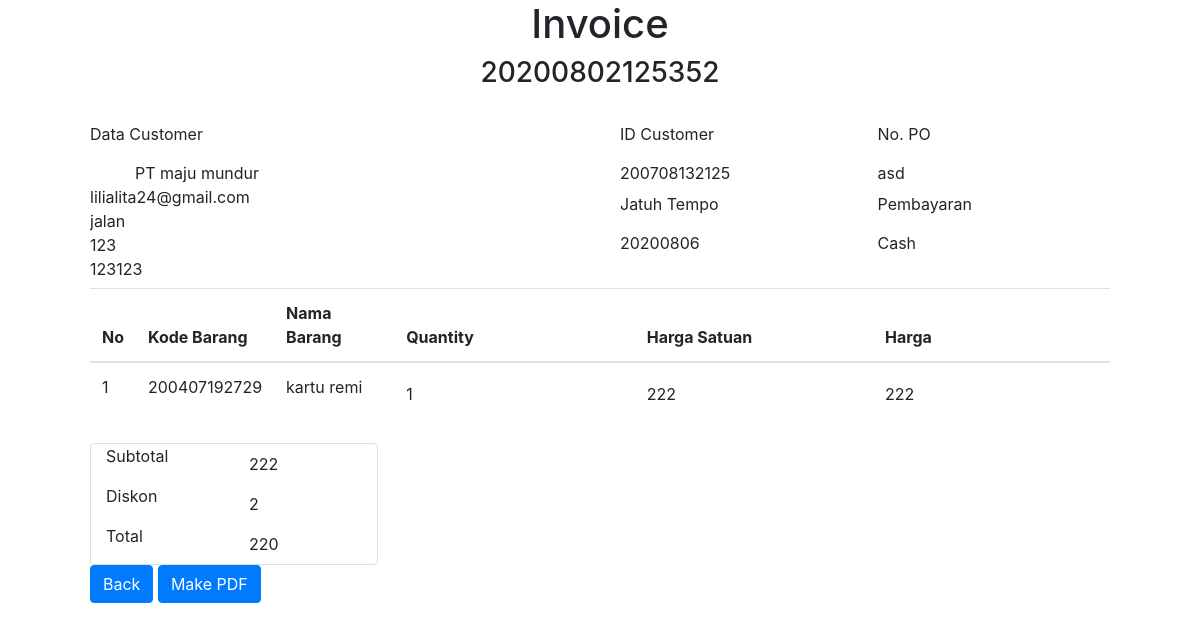
Screenshot of /transaksidetail.php?idtransaksi=20200802125352 with the database file from the repository.
### tables this page shows
CREATE TABLE `customer` (
  `idcustomer` varchar(12) NOT NULL,
  `nama` varchar(40) NOT NULL,
  `email` varchar(40) NOT NULL,
  `alamat` varchar(50) NOT NULL,
  `telepon` varchar(15) NOT NULL,
  `npwp` varchar(30) DEFAULT NULL
);

CREATE TABLE `transaksi` (
  `idtransaksi` varchar(14) NOT NULL,
  `idcustomer` varchar(12) NOT NULL,
  `jatuhtempo` varchar(14) NOT NULL,
  `nopo` varchar(12) NOT NULL,
  `pembayaran` varchar(6) NOT NULL,
  `produk` text NOT NULL,
  `subtotal` int(11) NOT NULL,
  `diskon` int(11) NOT NULL,
  `status` int(1) NOT NULL
);

### transaksidetail.php (the view, shortened to what this page needs)
<!doctype html>
<html lang="en">
  <head>
    <link rel="stylesheet" href="css/bootstrap.min.css">
  </head>
  <body>
	<div class="container" style="padding-left:5%; padding-right:5%;">
	<center><h1>Invoice</h1></center>
    <?php
        require('config.php');
        if( isset($_GET["idtransaksi"]) ){
            $idtransaksi = $_GET["idtransaksi"];
			echo'<center><h3>'.$idtransaksi.'</h3><br></center>';
            $con = new mysqli($host, $dbid, $dbpass, $dbname);
            $stmt = $con->prepare( "SELECT * FROM transaksi Where idtransaksi = ? " );
            $stmt->bind_param("s", $idtransaksi ); $stmt->execute();
            $result = $stmt->get_result();
            while($row = mysqli_fetch_assoc($result)) {
                $idcustomer = strval($row["idcustomer"]);
                $jatuhtempo = $row["jatuhtempo"];
                $nopo = $row["nopo"];
                $pembayaran = $row["pembayaran"];
                $produk = json_decode( $row["produk"] );
                $subtotal = $row["subtotal"];
                $diskon = $row["diskon"];
            }
        }else{
            echo "<script language='javascript'>alert('ID tidak ditemukan');window.location.href = 'index.php';</script>";
        }
    ?>
    <div class="form-row">
        <div class="col-6">
        <label for="exampleInputText">Data Customer</label>
          <textarea id="nama" class="form-control-plaintext" rows="5" cols="40" readonly style="resize:none;">
          <?php
          $stmt = $con->prepare( "SELECT * FROM customer Where idcustomer = ? " );
          $stmt->bind_param("s", $idcustomer );$stmt->execute();
          $result = $stmt->get_result();
          while($row = mysqli_fetch_assoc($result)) {
              echo $row["nama"]."\n";
              echo $row["email"]."\n";
              echo $row["alamat"]."\n";
              echo $row["telepon"]."\n";
              echo $row["npwp"];
          }
          ?>
          </textarea>
        </div>
        <div class="col-3">
          <div class="col">
            <label for="exampleInputText">ID Customer</label>
            <input type="number" name="jatuhtempo" id="jatuhtempo" class="form-control-plaintext" readonly value="<?php echo $idcustomer ?>"  >
          </div>
          <div class="col">
            <label for="exampleInputText">Jatuh Tempo  </label>
            <input type="number" name="jatuhtempo" id="jatuhtempo" class="form-control-plaintext" readonly value="<?php echo $jatuhtempo ?>"  >
		  </div>
        </div>
        <div class="col">
          <div class="col">
            <label for="exampleInputText">No. PO</label>
            <input type="text" name="nopo" id="nopo" class="form-control-plaintext" readonly value="<?php echo $nopo ?>"  >
          </div>
          <div class="col">
            <label for="exampleInputText">Pembayaran</label>
            <input type="text" name="nopo" id="nopo" class="form-control-plaintext" readonly value="<?php echo $pembayaran ?>"  >
          </div>
        </div>
    </div>
  <div class="form-group">
    <table class="table" id="tabel">
        <thead>
            <tr>
                <th scope="col">No</th>
                <th scope="col">Kode Barang</th>
                <th scope="col">Nama Barang</th>
                <th scope="col">Quantity</th>
                <th scope="col">Harga Satuan</th>
                <th scope="col">Harga</th>
            </tr>
        </thead>
        <tbody>
        <?php
        for($i=0;$i<sizeof($produk[0]);$i++){
            $j=$i+1;
            echo '
            <tr>
                <td> <p class="no" id= "no1" >'. $j .'</p> </td>
                <td>
                    '.$produk[0][$i].'
                </td>
                <td>
                    '.$produk[1][$i].'
                </td>
                <td><input type="text" class="form-control-plaintext" id= "qty1" name="qty[]" value="'.$produk[2][$i].'" readonly ></td>
                <td><input type="text" class="form-control-plaintext" id= "hargasatuan1" name="hargasatuan[]"  value="'.$produk[3][$i].'" readonly ></td>
                <td><input type="text" class="form-control-plaintext" id= "hargatotal1" name="harga[]"  value="'.$produk[4][$i].'" readonly ></td>
            </tr>
            ';
        }
        ?>
        </tbody>
    </table>
  </div>
  <div class="card justify-content-end" style="width: 18rem;">
    <div class="form-inline">
        <div class="col">
            <p>Subtotal</p>
        </div>
        <div class="col">
            <input type="text" class="form-control-plaintext" id="subtotal" name="subtotal" value="<?php echo $subtotal ?>" readonly>
        </div>
    </div>
    <div class="form-inline">
        <div class="col">
            <p>Diskon</p>
        </div>
        <div class="col">
            <input type="number" class="form-control-plaintext" id="diskon" name="diskon" value="<?php echo $diskon ?>" readonly>
        </div>
    </div>
    <div class="form-inline">
        <div class="col">
            <p>Total</p>
        </div>
        <div class="col">
            <input type="text" class="form-control-plaintext inputan" id="total" name="total" value="<?php echo $subtotal-$diskon ?>" readonly>
        </div>
    </div>
  </div>
    <a href="index.php"><button  type="button" class="btn btn-primary">Back</button></a>
    <a href="transaksimakepdf.php?idtransaksi=<?php echo $idtransaksi ?>"><button  type="button" class="btn btn-primary">Make PDF</button></a>
</div>
  </body>
</html>

### rows the page displays
customer: nama+email+alamat "PT maju mundur lilialita24@gmail.com jalan 123 123123"
transaksi: jatuhtempo "200708132125", jatuhtempo "20200806", nopo "asd", nopo "Cash", j "1", produk "200407192729", produk "kartu remi", produk "1", produk "222", subtotal "222", diskon "2", total "220"

### other values shown
$idtransaksi "20200802125352"
